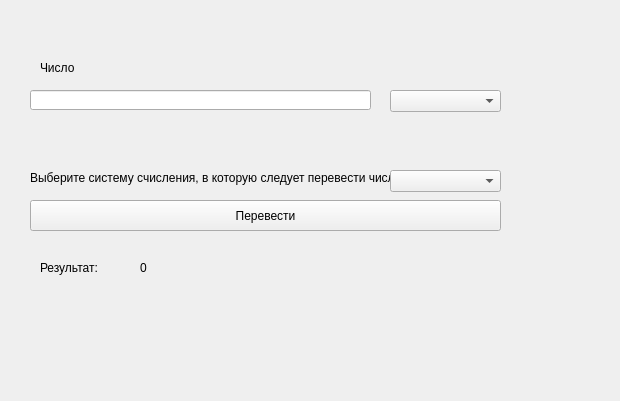
<?xml version="1.0" encoding="UTF-8"?>
<ui version="4.0">
 <class>ModeTranslateWidget</class>
 <widget class="QWidget" name="ModeTranslateWidget">
  <property name="geometry">
   <rect>
    <x>0</x>
    <y>0</y>
    <width>620</width>
    <height>401</height>
   </rect>
  </property>
  <property name="windowTitle">
   <string>Form</string>
  </property>
  <widget class="QLabel" name="label">
   <property name="geometry">
    <rect>
     <x>40</x>
     <y>60</y>
     <width>411</width>
     <height>16</height>
    </rect>
   </property>
   <property name="sizePolicy">
    <sizepolicy hsizetype="Preferred" vsizetype="Fixed">
     <horstretch>0</horstretch>
     <verstretch>0</verstretch>
    </sizepolicy>
   </property>
   <property name="text">
    <string>Число</string>
   </property>
  </widget>
  <widget class="QLineEdit" name="numberLineEdit">
   <property name="geometry">
    <rect>
     <x>30</x>
     <y>90</y>
     <width>341</width>
     <height>20</height>
    </rect>
   </property>
  </widget>
  <widget class="QComboBox" name="numberSystemFromCmbx">
   <property name="geometry">
    <rect>
     <x>390</x>
     <y>90</y>
     <width>111</width>
     <height>22</height>
    </rect>
   </property>
   <property name="sizePolicy">
    <sizepolicy hsizetype="Fixed" vsizetype="Fixed">
     <horstretch>0</horstretch>
     <verstretch>0</verstretch>
    </sizepolicy>
   </property>
  </widget>
  <widget class="QLabel" name="label_2">
   <property name="geometry">
    <rect>
     <x>30</x>
     <y>170</y>
     <width>361</width>
     <height>16</height>
    </rect>
   </property>
   <property name="sizePolicy">
    <sizepolicy hsizetype="Fixed" vsizetype="Preferred">
     <horstretch>0</horstretch>
     <verstretch>0</verstretch>
    </sizepolicy>
   </property>
   <property name="text">
    <string>Выберите систему счисления, в которую следует перевести число:</string>
   </property>
  </widget>
  <widget class="QComboBox" name="numberSystemToCmbx">
   <property name="geometry">
    <rect>
     <x>390</x>
     <y>170</y>
     <width>111</width>
     <height>22</height>
    </rect>
   </property>
   <property name="sizePolicy">
    <sizepolicy hsizetype="Fixed" vsizetype="Fixed">
     <horstretch>0</horstretch>
     <verstretch>0</verstretch>
    </sizepolicy>
   </property>
  </widget>
  <widget class="QPushButton" name="translateBtn">
   <property name="geometry">
    <rect>
     <x>30</x>
     <y>200</y>
     <width>471</width>
     <height>31</height>
    </rect>
   </property>
   <property name="text">
    <string>Перевести</string>
   </property>
  </widget>
  <widget class="QLabel" name="label_3">
   <property name="geometry">
    <rect>
     <x>40</x>
     <y>260</y>
     <width>91</width>
     <height>16</height>
    </rect>
   </property>
   <property name="sizePolicy">
    <sizepolicy hsizetype="Fixed" vsizetype="Fixed">
     <horstretch>0</horstretch>
     <verstretch>0</verstretch>
    </sizepolicy>
   </property>
   <property name="text">
    <string>Результат:</string>
   </property>
  </widget>
  <widget class="QLabel" name="resultNumLbl">
   <property name="geometry">
    <rect>
     <x>140</x>
     <y>260</y>
     <width>321</width>
     <height>16</height>
    </rect>
   </property>
   <property name="text">
    <string>0</string>
   </property>
  </widget>
 </widget>
 <resources/>
 <connections/>
</ui>
